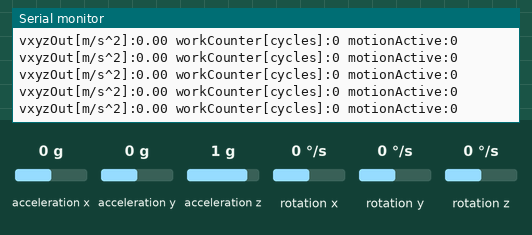
Recording of a sketch running on a simulated Arduino Uno, built with avr-gcc and run on an emulated ATmega328P. Shown: the last lines printed to the serial monitor. Wiring (inferred from the names in the program): MPU-6050 motion sensor at I2C address 0x68. Inputs (shaded band) come from the test bench; at power-on: acceleration x 0 g, acceleration y 0 g, acceleration z 1 g, rotation x 0 °/s, rotation y 0 °/s, rotation z 0 °/s.

Above: at 1.2 s.
1.3 s: acceleration x set to -1.4 g
At 1.9 s:
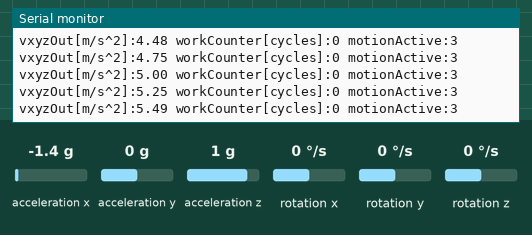
4.3 s: acceleration y set to -1.4 g
At 5.2 s:
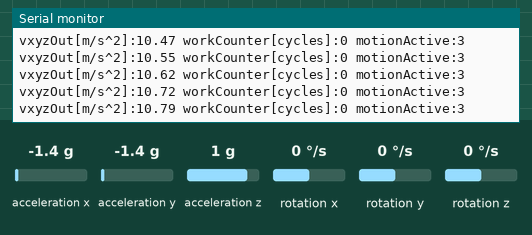
7.3 s: acceleration z set to -1.4 g
At 8.0 s:
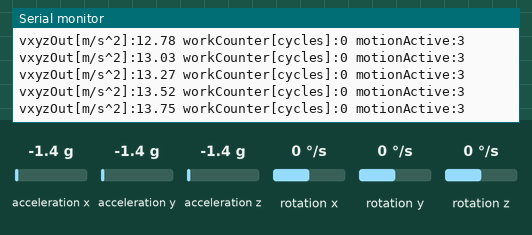
10.3 s: acceleration x set to -0.8 g
At 10.8 s:
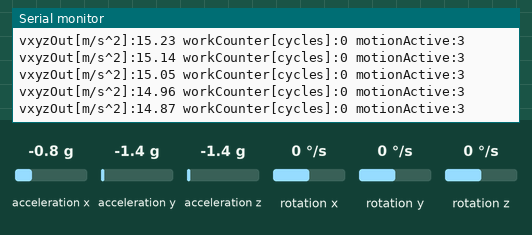
13.3 s: acceleration y set to 0.8 g
At 14.3 s:
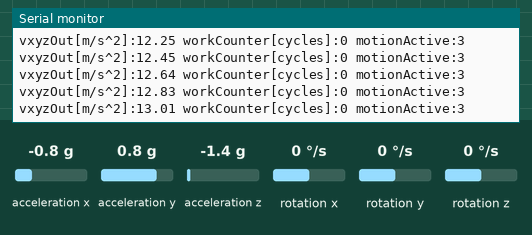
16.3 s: acceleration z set to -0.8 g
At 17.3 s:
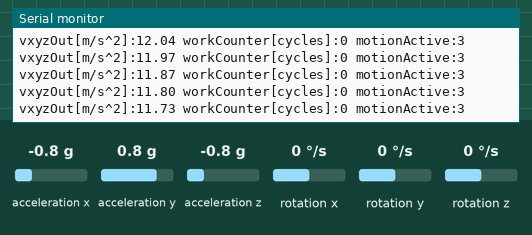
Timing chart, 0 to 19.3 s (numbered marks = the images above; inputs shaded):
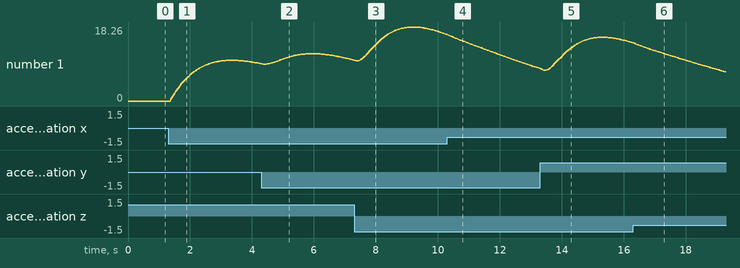

Measured:
- after the input at 1.3 s, the serial monitor: prints a new line after 0.09 s (image 1)
- plotted number 1: 0 → 9.25 after the input at 1.3 s

The sketch:

Toistolaskuri.ino
```cpp
/**
  Name: Toistolaskuri
  Purpose: Workcycle counter based on distance and acceleration measurements.

  @author Esa Salminen
  @version 1.0 18.2.2022
*/

#include <MsTimer2.h>
#include <util/atomic.h>
#include "AccSensor.h"
#include "AccToSpeed.h"
#include "SonarSensor.h"
#include "WorkCounter.h"
#include "Filter.h"


// Common program variables
bool firstProgramCycle = true;

// Time variables
unsigned long currentTime = 0;
int interruptInterval = 10; // [ms]

// Sonar sensor parameters
int gndPin = 11;
int echoPin = 10;
int trigPin = 9;
int vccPin = 8;
float maxDistance = 100.0; // [cm]
float minDistance = 0.0; // [cm]

// Workcounter parameters
float highLimit = 0.4; // [m]
float lowLimit = 0.2; // [m]
float highVelocityLimit = 0.5; // [m/s]
float lowVelocityLimit = 0.2; // [m/s]
float mass = 5.5; // [kg]
float gravity = 9.81; // [m/s^2]
float downwardMotionCoef = 0.6;
int workCounterMode = 1; // 0 = distance mode, 1 = velocity mode

Filter *filterDistance;
WorkCounter *workCounter;
AccSensor *accSensor;
AccSensorMeasureData measuredData;
AccToSpeed *accToSpeed;
SonarSensor *sonarSensor;
float distance = 0;
volatile float filteredDistance = 0;

void setup() {

  filterDistance = new Filter(2 * PI);

  workCounter = new WorkCounter(highLimit, lowLimit, mass, gravity, downwardMotionCoef, highVelocityLimit, lowVelocityLimit);

  accSensor = new AccSensor(0x68);
  accSensor->init(0, 0, 0);
  accSensor->calibrateAcc(0.0006, -0.4275, 0.0006, 0.0390, 0.0006, -0.2623); // calibrate sensor with equation coefficients
  accSensor->measure();
  measuredData = accSensor->getMeasurements();

  accToSpeed = new AccToSpeed(0.5, 0.5);
  accToSpeed->init(measuredData.axCalibrated, measuredData.ayCalibrated, measuredData.azCalibrated);

  sonarSensor = new SonarSensor(gndPin, echoPin, trigPin, vccPin, maxDistance, minDistance);
  sonarSensor->init();

  MsTimer2::set(interruptInterval, interrupt);
  MsTimer2::start();

  Serial.begin (19200);
  while (Serial.available() != 0)
  {
    delay(1); // small delay before entering main loop
  }
}

void interrupt()
{
  filterDistance->setInput(distance, interruptInterval / 1000.0);
  filteredDistance = filterDistance->getOutput();

  accToSpeed->setInput(measuredData.axCalibrated, measuredData.ayCalibrated, measuredData.azCalibrated, interruptInterval / 1000.0);
}

void loop() {

  // Get running time
  currentTime = millis();

  // Measure acceleration
  accSensor->measure();
  measuredData = accSensor->getMeasurements();

  // Interrupt protected atomic
  // block so that interrupt cannot change filteredDistance while measure is called.
  ATOMIC_BLOCK(ATOMIC_RESTORESTATE)
  {
    // Measure distance. Inside atomic block because a lot of noise occurred because of interrupt happening in middle of sound pulse measuring.
    //sonarSensor->measure();

    //distance = sonarSensor->getMeasurement();
    if (firstProgramCycle) filterDistance->setOutput(distance);
    if (workCounterMode == 0)workCounter->measure(filteredDistance / 100.0, 0);
    if (workCounterMode == 1)workCounter->measure(accToSpeed->getOutput(), 1);
  }

  printSerialPlotter();
  //printSerialMonitor();

  //Small delay before next cycle
  delay(2);
  firstProgramCycle = false;
}

void printSerialPlotter()
{
  //sonarSensor->printData();
  //Serial.print("Filt_distance[cm]:");
  //Serial.print(filteredDistance); Serial.print(" ");
  //accSensor->printData();
  //accToSpeed->printAccData();
  accToSpeed->printVelocityData();
  workCounter->printData();
  Serial.println();
}

void printSerialMonitor()
{
  Serial.print("time[ms]:");
  Serial.print(currentTime); Serial.print(" ");
  Serial.print("distance[cm]:");
  Serial.print(filteredDistance); Serial.print(" ");
  sonarSensor->printData();
  accSensor->printData();
  Serial.println();
}
```

AccSensor.cpp
```cpp
/**
  Name: AccSensor
  Purpose: Retrieves acceleration, angular velocity and temperature information from GY-521 sensor.

  @author Esa Salminen
  @version 1.0 18.2.2022
*/

#include "Arduino.h"
#include "AccSensor.h"
#include <Wire.h>

AccSensor::AccSensor(int address)
{
  _address = address;
}

void AccSensor::calibrateAcc(float xa, float xb, float ya, float yb, float za, float zb)
{
  _xa = xa;
  _xb = xb;
  _ya = ya;
  _yb = yb;
  _za = za;
  _zb = zb;
}

void AccSensor::init(byte filterConfig, byte gyroConfig, byte accConfig)
{
  // Wakes MPU-6050 sensor
  Wire.begin();
  Wire.beginTransmission(_address);
  Wire.write(0x6B);
  Wire.write(0);
  Wire.endTransmission(false);

  // Filter configuration in register 0x1A
  Wire.beginTransmission(_address);
  Wire.write(0x1A);
  Wire.write(filterConfig);
  Wire.endTransmission(false);

  // Gyro configuration in register 0x1B
  Wire.beginTransmission(_address);
  Wire.write(0x1B);
  Wire.write(gyroConfig << 3);
  Wire.endTransmission(false);

  // Acc configuration in register 0x1C
  Wire.beginTransmission(_address);
  Wire.write(0x1C);
  Wire.write(accConfig << 3);
  Wire.endTransmission(true);
}

void AccSensor::measure()
{
  Wire.beginTransmission(_address);
  Wire.write(0x3B);
  Wire.endTransmission(false);
  Wire.requestFrom(_address, 14, true);

  _acx = Wire.read() << 8 | Wire.read();
  _acy = Wire.read() << 8 | Wire.read();
  _acz = Wire.read() << 8 | Wire.read();
  _temp = Wire.read() << 8 | Wire.read();
  _gyx = Wire.read() << 8 | Wire.read();
  _gyy = Wire.read() << 8 | Wire.read();
  _gyz = Wire.read() << 8 | Wire.read();

  _measureData.axRaw = _acx;
  _measureData.ayRaw = _acy;
  _measureData.azRaw = _acz;
  _measureData.axCalibrated = _xa * _acx + _xb;
  _measureData.ayCalibrated = _ya * _acy + _yb;
  _measureData.azCalibrated = _za * _acz + _zb;

  _measureData.gxRaw = _gyx;
  _measureData.gyRaw = _gyy;
  _measureData.gzRaw = _gyz;
  _measureData.gxCalibrated = _gyx * 1.0;
  _measureData.gyCalibrated = _gyy * 1.0;
  _measureData.gzCalibrated = _gyz * 1.0;

  /*temperature calculation
    tx = Tmp + tcal;
    t = tx/340 + 36.53; //equation for temperature in degrees C from datasheet
    tf = (t * 9/5) + 32; //fahrenheit*/
  _measureData.tempRaw = _temp;
  _measureData.tempCalibrated = _temp / 340.0 + 36.53;  // equation for temperature in °C
}

AccSensorMeasureData AccSensor::getMeasurements()
{
  return _measureData;
}

void AccSensor::printData()
{
  Serial.print("axCal[m/s^2]:");
  Serial.print(_measureData.axCalibrated);Serial.print(" ");
  Serial.print("ayCal[m/s^2]:");
  Serial.print(_measureData.ayCalibrated);Serial.print(" ");
  Serial.print("azCal[m/s^2]:");
  Serial.print(_measureData.azCalibrated);Serial.print(" ");
}
```

AccSensor.h
```cpp
/**
  Name: AccSensor
  Purpose: Retrieves acceleration, angular velocity and temperature information from GY-521 sensor via I2C bus

  @author Esa Salminen
  @version 1.0 18.2.2022
*/
#ifndef ACCSENSOR_H
#define ACCSENSOR_H
#include "Arduino.h"

struct AccSensorMeasureData {
  int16_t axRaw;
  int16_t ayRaw;
  int16_t azRaw;
  float axCalibrated;
  float ayCalibrated;
  float azCalibrated;
  int16_t gxRaw;
  int16_t gyRaw;
  int16_t gzRaw;
  float gxCalibrated;
  float gyCalibrated;
  float gzCalibrated;
  int16_t tempRaw;
  float tempCalibrated;
};

class AccSensor {
    int _address = 0;
    int16_t _acx = 0, _acy = 0, _acz = 0;
    int16_t _gyx = 0, _gyy = 0, _gyz = 0;
    int16_t _temp = 0;
    float _xa = 0, _xb = 0, _ya = 0, _yb = 0, _za = 0, _zb = 0;
    AccSensorMeasureData _measureData;
  public:
    AccSensor(int address);

    /**
       Set calibration equation factors to correct output results
       @param xa  X-axis coefficient
       @param xb  X-axis constant
       @param ya  Y-axis coefficient
       @param yb  Y-axis constant
       @param za  Z-axis coefficient
       @param zb  Z-axis constant
    */
    void calibrateAcc(float xa, float xb, float ya, float yb, float za, float zb);
    void calibrateGyro(); // TODO
    void calibrateTemp(); // TODO

    /**
       Initialize sensor with filter setting, gyro setting and acc setting
       Possible filter settings:
       0 = lowpass threshold 260 Hz, delay 0 ms (default)
       1 = 184 Hz, 2.0 ms
       2 = 94 Hz, 3.0 ms
       3 = 44 Hz, 4.9 ms
       4 = 21 Hz, 8.5 ms
       5 = 10 Hz, 13.8 ms
       6 = 5 Hz, 19.0 ms
       Possible gyro settings:
       0 = +- 250 °/s (default)
       1 = +- 500 °/s
       2 = +- 1000 °/s
       3 = +- 2000 °/s
       Possible acc settings:
       0 = +- 2g (default)
       1 = +- 4g
       2 = +- 8g
       3 = +-16g
       @param filterConfig  Filter parameter
       @param gyroConfig    Gyro parameter
       @param accConfig     Acc parameter
    */
    void init(byte filterConfig = 0, byte gyroConfig = 0, byte accConfig = 0);

    /**
       Measure acceleration, gyroscope and temperature into object memory as calibrated and raw values
    */
    void measure();

    /**
       Get measured data as a struct
    */
    AccSensorMeasureData getMeasurements();

    /**
       Prints measurement data to serial port with Serial.print() command
    */
    void printData();
};
#endif
```

AccToSpeed.cpp
```cpp
/**
  Name: AccToSpeed
  Purpose: Calculates current speed from given accelerometer values.

  @author Esa Salminen
  @version 1.0 18.2.2022
*/

#include "Arduino.h"
#include "AccToSpeed.h"

AccToSpeed::AccToSpeed(float aFreq, float vFreq)
{
  _axyzFilterFreq = aFreq;
  _vxyzFilterFreq = vFreq;
  _axFilter = new Filter(aFreq);
  _ayFilter = new Filter(aFreq);
  _azFilter = new Filter(aFreq);
  _vxFilter = new Filter(vFreq);
  _vyFilter = new Filter(vFreq);
  _vzFilter = new Filter(vFreq);

}

void AccToSpeed::setInput(float ax, float ay, float az, float inputInterval)
{
  _ax = ax;
  _ay = ay;
  _az = az;

  _axFilter->setInput(_ax, inputInterval);
  _ayFilter->setInput(_ay, inputInterval);
  _azFilter->setInput(_az, inputInterval);

  _axAvg = _axFilter->getOutput();
  _ayAvg = _ayFilter->getOutput();
  _azAvg = _azFilter->getOutput();

  _axOut = _ax - _axAvg;
  _ayOut = _ay - _ayAvg;
  _azOut = _az - _azAvg;

  _vx = _vx + _axOut * inputInterval;
  _vy = _vy + _ayOut * inputInterval;
  _vz = _vz + _azOut * inputInterval;

  _vxFilter->setInput(_vx, inputInterval);
  _vyFilter->setInput(_vy, inputInterval);
  _vzFilter->setInput(_vz, inputInterval);

  _vxAvg = _vxFilter->getOutput();
  _vyAvg = _vyFilter->getOutput();
  _vzAvg = _vzFilter->getOutput();

  _vxOut = _vx - _vxAvg;
  _vyOut = _vy - _vyAvg;
  _vzOut = _vz - _vzAvg;
  _vxyzOut = sqrt(_vxOut * _vxOut + _vyOut * _vyOut + _vzOut * _vzOut);
}

void AccToSpeed::init(float ax, float ay, float az)
{
  _axFilter->setOutput(ax);
  _ayFilter->setOutput(ay);
  _azFilter->setOutput(az);
}

float AccToSpeed::getOutput()
{
  return _vxyzOut;
}


void AccToSpeed::printAccData()
{

  Serial.print("axOut[m/s^2]:");
  Serial.print(_axOut); Serial.print(" ");
  Serial.print("ayOut[m/s^2]:");
  Serial.print(_ayOut); Serial.print(" ");
  Serial.print("azOut[m/s^2]:");
  Serial.print(_azOut); Serial.print(" ");
}

void AccToSpeed::printVelocityData()
{
//  Serial.print("vxOut[m/s^2]:");
//  Serial.print(_vxOut); Serial.print(" ");
//  Serial.print("vyOut[m/s^2]:");
//  Serial.print(_vyOut); Serial.print(" ");
//  Serial.print("vzOut[m/s^2]:");
//  Serial.print(_vzOut); Serial.print(" ");
  Serial.print("vxyzOut[m/s^2]:");
  Serial.print(_vxyzOut); Serial.print(" ");
}
```

AccToSpeed.h
```cpp
/**
  Name: AccToSpeed
  Purpose: Calculates current speed from given accelerometer values.

  @author Esa Salminen
  @version 1.0 18.2.2022
*/
#ifndef ACCTOSPEED_H
#define ACCTOSPEED_H
#include "Arduino.h"
#include "Filter.h"

class AccToSpeed {
    Filter *_axFilter;
    Filter *_ayFilter;
    Filter *_azFilter;
    Filter *_vxFilter;
    Filter *_vyFilter;
    Filter *_vzFilter;
    float _axyzFilterFreq = 0;
    float _vxyzFilterFreq = 0;
    float _ax = 0;
    float _ay = 0;
    float _az = 0;
    float _vx = 0;
    float _vy = 0;
    float _vz = 0;
    float _axAvg = 0;
    float _ayAvg = 0;
    float _azAvg = 0;
    float _vxAvg = 0;
    float _vyAvg = 0;
    float _vzAvg = 0;
    float _axOut = 0;
    float _ayOut = 0;
    float _azOut = 0;
    float _vxOut = 0;
    float _vyOut = 0;
    float _vzOut = 0;
    float _vxyzOut = 0;
  public:
    AccToSpeed(float aFreq, float vfreq);
    void init(float ax, float ay, float az);
    void setInput(float ax, float ay, float az, float inputInterval);
    float getOutput();
    void printAccData();
    void printVelocityData();
};
#endif
```

Filter.cpp
```cpp
/**
  Name: Filter
  Purpose: 1st order lowpass filter.

  @author Esa Salminen
  @version 1.0 18.2.2022
*/

#include "Arduino.h"
#include "Filter.h"

Filter::Filter(float filterFreqRad)
{
  _filterFreqRad = filterFreqRad;
}

void Filter::setInput(float value, float cycleInterval)
{
  _outputValue = _outputValue + _filterFreqRad * cycleInterval * (value - _outputValue);
}


void Filter::setOutput(float value)
{
  _outputValue = value;
}


float Filter::getOutput()
{
  return _outputValue;
}
```

Filter.h
```cpp
/**
  Name: Filter
  Purpose: 1st order lowpass filter.

  @author Esa Salminen
  @version 1.0 18.2.2022
*/
#ifndef FILTER_H
#define FILTER_H
#include "Arduino.h"

class Filter {
    float _filterFreqRad = 0;
    float _outputValue = 0;
  public:

    /**
        Filter constructor
        @param filterFreqRad  Filtering frequency in rad. 2 * PI = 1 Hz
        @param cycleInterval  Input signal read interval in seconds
    */
    Filter(float filterFreqRad);

    /**
      Set filter input signal
      @param value          Input signal
      @param cycleInterval  Input signal read interval in seconds
    */
    void setInput(float value, float cycleInterval);

    /**
      Set filter output signal. Used to make quick step change in filter output
      @param value          Output signal
    */
    void setOutput(float value);

    /**
      Set filter output signal. Used to make quick step change in filter output
      @param return         Get filter curren output signal
    */
    float getOutput();
};
#endif
```

SonarSensor.cpp
```cpp
/**
  Name: SonarSensor
  Purpose: Retrieves distance from HC-SR04 sensor

  @author Esa Salminen
  @version 1.0 18.2.2022
*/

#include "Arduino.h"
#include "SonarSensor.h"

SonarSensor::SonarSensor(int gndPin, int echoPin, int trigPin, int vccPin, float maxDistance, float minDistance)
{
  _gndPin = gndPin;
  _echoPin = echoPin;
  _trigPin = trigPin;
  _vccPin = vccPin;
  _maxDistance = maxDistance;
  _minDistance = minDistance;
}

void SonarSensor::init()
{
  // Define pins
  pinMode(_gndPin, OUTPUT);
  pinMode(_echoPin, INPUT);
  pinMode(_trigPin, OUTPUT);
  pinMode(_vccPin, OUTPUT);

  // Set supplyvoltage levels
  digitalWrite(_vccPin, HIGH);
  delayMicroseconds(2);
  digitalWrite(_gndPin, LOW);
  delayMicroseconds(2);
}

void SonarSensor::measure()
{
  digitalWrite(_trigPin, LOW);
  delayMicroseconds(2);
  digitalWrite(_trigPin, HIGH);
  delayMicroseconds(10);
  digitalWrite(_trigPin, LOW);

  // Sound travelling time back and forth in µs. Sound travels approx 0.034 cm in µs. Set timeout for 1.5 times maxdistance.
  unsigned long duration = pulseIn(_echoPin, HIGH, (unsigned long)((_maxDistance / 0.034) * 2 * 1.5));
  _distance = duration * 0.034 / 2.0; // Divide with 2.0 because duration includes travelling to and from target
  if (_distance >= _maxDistance || _distance <= _minDistance) _distance = -1.0; // Set distance to -1.0 if measurement fails
}

float SonarSensor::getMeasurement()
{
  return _distance;
}

void SonarSensor::printData()
{
  Serial.print("distance[cm]:");
  Serial.print(_distance); Serial.print(" ");
}
```

SonarSensor.h
```cpp
/**
  Name: SonarSensor
  Purpose: Retrieves distance from HC-SR04 sensor

  @author Esa Salminen
  @version 1.0 18.2.2022
*/
#ifndef SONARSENSOR_H
#define SONARSENSOR_H
#include "Arduino.h"

class SonarSensor {
    int _gndPin = 0;
    int _echoPin = 0;
    int _trigPin = 0;
    int _vccPin = 0;
    float _maxDistance = 0;
    float _minDistance = 0;
    float _distance = 0;
  public:
    SonarSensor(int gndPin, int echoPin, int trigPin, int vccPin, float maxDistance, float minDistance);

    /**
      Initialize sensor
    */
    void init();

    /**
       Measure distance. Value -1.0 is stored in distance if sensor is unable to measure distance
    */
    void measure();

    /**
       Get measured distance
       @param return  Return distance as cm
    */
    float getMeasurement();

    /**
      Prints measurement data to serial port with Serial.print() command
    */
    void printData();
};
#endif
```

WorkCounter.h
```cpp
/**
  Name: WorkCounter
  Purpose: Counts workcycles and used energy based on distance, set limits, weight and gravity.

  @author Esa Salminen
  @version 1.0 18.2.2022
*/
#ifndef WORKCOUNTER_H
#define WORKCOUNTER_H
#include "Arduino.h"

class WorkCounter {
    float _prevDistance = 0;
    float _highLimit = 0;
    float _lowLimit = 0;
    float _highVelocityLimit = 0;
    float _lowVelocityLimit = 0;
    int _velocityRepetition = 0;
    float _mass = 0;
    float _gravity = 0;
    float _downMotionCoef = 0;
    float _energyCounter = 0;
    int _workCounter = 0;
    bool _upState = false;
    bool _motionActive = false;
    unsigned long _prevTime = 0;
  public:
    WorkCounter(float highLimit, float lowLimit, float mass, float gravity, float downMotionCoef, float highVelocityLimit, float lowVelocityLimit);
    /**
       Measure work counts
       @param paramValue  distance in cm or speed in m/s
       @param mode        0 = distance mode, 1 = velocity mode
    */
    void measure(float paramValue, int mode);

    /**
       Get work counter current value
       @param return  work counter value
    */
    int getCounterValue();

    /**
       Get used energy counter value
       @param return used energy counter value
    */
    float getEnergyCounter();

    /**
      Prints measurement data to serial port with Serial.print() command
    */
    void printData();
};
#endif
```

Source omitted: WorkCounter.cpp (2472 bytes)
